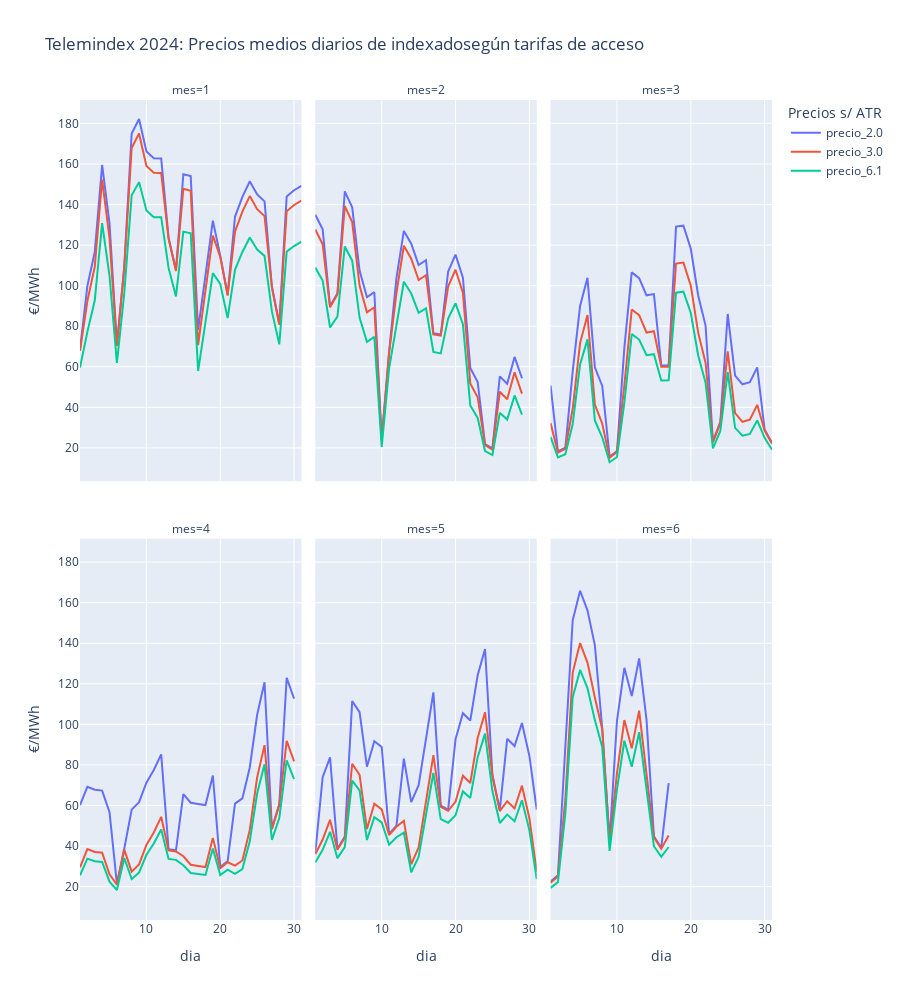

Notebook cell for this chart:
### Markdown cell above
### Graficamos los precios diarios por mes

### Code cell
graf=px.line(dff_dia, x='dia', y=['precio_2.0', 'precio_3.0', 'precio_6.1'], facet_col = 'mes', facet_col_wrap=3,
    height=1000,
    title="Telemindex 2024: Precios medios diarios de indexadosegún tarifas de acceso",
    labels={'value':'€/MWh','variable':'Precios s/ ATR'}
    
    
    )
graf

### Figure 1 — Plotly figure (JSON) as saved in the notebook; plotly's stock layout.template omitted (floating-point values rounded to 4 significant figures)
{"data": [{"hovertemplate": "Precios s/ ATR=precio_2.0<br>mes=1<br>dia=%{x}<br>€/MWh=%{y}<extra></extra>", "legendgroup": "precio_2.0", "line": {"color": "#636efa", "dash": "solid"}, "marker": {"symbol": "circle"}, "mode": "lines", "name": "precio_2.0", "orientation": "v", "showlegend": true, "type": "scatter", "x": [1, 2, 3, 4, 5, 6, 7, 8, 9, 10, 11, 12, 13, 14, 15, 16, 17, 18, 19, 20, 21, 22, 23, 24, 25, 26, 27, 28, 29, 30, 31], "xaxis": "x4", "y": [68.44, 99.83, 116.6, 159.5, 130.6, 70.81, 109.6, 175.0, 182.1, 166.2, 162.8, 162.8, 123.7, 107.8, 155.0, 154.1, 78.16, 104.7, 132.1, 114.8, 95.69, 133.9, 143.8, 151.5, 145.0, 141.6, 99.58, 81.21, 144.0, 147.1, 149.2], "yaxis": "y4"}, {"hovertemplate": "Precios s/ ATR=precio_2.0<br>mes=2<br>dia=%{x}<br>€/MWh=%{y}<extra></extra>", "legendgroup": "precio_2.0", "line": {"color": "#636efa", "dash": "solid"}, "marker": {"symbol": "circle"}, "mode": "lines", "name": "precio_2.0", "orientation": "v", "showlegend": false, "type": "scatter", "x": [1, 2, 3, 4, 5, 6, 7, 8, 9, 10, 11, 12, 13, 14, 15, 16, 17, 18, 19, 20, 21, 22, 23, 24, 25, 26, 27, 28, 29], "xaxis": "x5", "y": [135.0, 127.8, 89.9, 96.23, 146.5, 138.7, 107.5, 94.3, 96.78, 24.27, 67.3, 103.9, 127.0, 120.7, 110.2, 112.6, 76.52, 75.9, 107.0, 115.3, 103.9, 59.38, 52.52, 21.91, 19.75, 55.29, 51.6, 64.85, 54.36], "yaxis": "y5"}, {"hovertemplate": "Precios s/ ATR=precio_2.0<br>mes=3<br>dia=%{x}<br>€/MWh=%{y}<extra></extra>", "legendgroup": "precio_2.0", "line": {"color": "#636efa", "dash": "solid"}, "marker": {"symbol": "circle"}, "mode": "lines", "name": "precio_2.0", "orientation": "v", "showlegend": false, "type": "scatter", "x": [1, 2, 3, 4, 5, 6, 7, 8, 9, 10, 11, 12, 13, 14, 15, 16, 17, 18, 19, 20, 21, 22, 23, 24, 25, 26, 27, 28, 29, 30, 31], "xaxis": "x6", "y": [50.72, 18.3, 20.07, 57.76, 89.99, 103.9, 59.74, 50.53, 15.65, 18.51, 69.42, 106.5, 103.7, 95.22, 95.83, 60.59, 60.57, 129.1, 129.6, 118.2, 95.14, 80.29, 23.29, 32.79, 86.04, 55.62, 51.34, 52.36, 59.69, 29.09, 22.55], "yaxis": "y6"}, {"hovertemplate": "Precios s/ ATR=precio_2.0<br>mes=4<br>dia=%{x}<br>€/MWh=%{y}<extra></extra>", "legendgroup": "precio_2.0", "line": {"color": "#636efa", "dash": "solid"}, "marker": {"symbol": "circle"}, "mode": "lines", "name": "precio_2.0", "orientation": "v", "showlegend": false, "type": "scatter", "x": [1, 2, 3, 4, 5, 6, 7, 8, 9, 10, 11, 12, 13, 14, 15, 16, 17, 18, 19, 20, 21, 22, 23, 24, 25, 26, 27, 28, 29, 30], "xaxis": "x", "y": [60.12, 69.16, 67.78, 67.32, 56.64, 21.47, 38.82, 57.95, 61.6, 71.23, 77.47, 85.21, 38.43, 37.87, 65.6, 61.37, 60.78, 60.22, 74.76, 29.62, 32.55, 60.91, 63.5, 78.73, 104.7, 120.7, 48.81, 60.7, 123.0, 112.7], "yaxis": "y"}, {"hovertemplate": "Precios s/ ATR=precio_2.0<br>mes=5<br>dia=%{x}<br>€/MWh=%{y}<extra></extra>", "legendgroup": "precio_2.0", "line": {"color": "#636efa", "dash": "solid"}, "marker": {"symbol": "circle"}, "mode": "lines", "name": "precio_2.0", "orientation": "v", "showlegend": false, "type": "scatter", "x": [1, 2, 3, 4, 5, 6, 7, 8, 9, 10, 11, 12, 13, 14, 15, 16, 17, 18, 19, 20, 21, 22, 23, 24, 25, 26, 27, 28, 29, 30, 31], "xaxis": "x2", "y": [36.54, 73.91, 83.69, 38.71, 44.63, 111.4, 106.0, 79.13, 91.73, 88.86, 45.98, 50.03, 83.13, 61.62, 69.98, 92.49, 115.8, 59.89, 57.92, 92.63, 105.5, 101.9, 124.3, 137.2, 75.0, 57.79, 92.88, 89.3, 100.7, 84.54, 57.93], "yaxis": "y2"}, {"hovertemplate": "Precios s/ ATR=precio_2.0<br>mes=6<br>dia=%{x}<br>€/MWh=%{y}<extra></extra>", "legendgroup": "precio_2.0", "line": {"color": "#636efa", "dash": "solid"}, "marker": {"symbol": "circle"}, "mode": "lines", "name": "precio_2.0", "orientation": "v", "showlegend": false, "type": "scatter", "x": [1, 2, 3, 4, 5, 6, 7, 8, 9, 10, 11, 12, 13, 14, 15, 16, 17], "xaxis": "x3", "y": [22.42, 25.56, 88.75, 151.3, 165.9, 156.2, 139.1, 98.1, 42.32, 101.9, 127.9, 114.0, 132.6, 102.4, 44.86, 39.19, 70.98], "yaxis": "y3"}, {"hovertemplate": "Precios s/ ATR=precio_3.0<br>mes=1<br>dia=%{x}<br>€/MWh=%{y}<extra></extra>", "legendgroup": "precio_3.0", "line": {"color": "#EF553B", "dash": "solid"}, "marker": {"symbol": "circle"}, "mode": "lines", "name": "precio_3.0", "orientation": "v", "showlegend": true, "type": "scatter", "x": [1, 2, 3, 4, 5, 6, 7, 8, 9, 10, 11, 12, 13, 14, 15, 16, 17, 18, 19, 20, 21, 22, 23, 24, 25, 26, 27, 28, 29, 30, 31], "xaxis": "x4", "y": [67.88, 92.41, 109.3, 152.3, 123.3, 70.25, 109.1, 167.9, 175.0, 159.0, 155.6, 155.6, 123.1, 107.2, 147.8, 146.8, 70.65, 97.35, 124.7, 114.2, 95.13, 126.7, 136.5, 144.2, 137.7, 134.3, 99.02, 80.65, 136.7, 139.8, 141.9], "yaxis": "y4"}, {"hovertemplate": "Precios s/ ATR=precio_3.0<br>mes=2<br>dia=%{x}<br>€/MWh=%{y}<extra></extra>", "legendgroup": "precio_3.0", "line": {"color": "#EF553B", "dash": "solid"}, "marker": {"symbol": "circle"}, "mode": "lines", "name": "precio_3.0", "orientation": "v", "showlegend": false, "type": "scatter", "x": [1, 2, 3, 4, 5, 6, 7, 8, 9, 10, 11, 12, 13, 14, 15, 16, 17, 18, 19, 20, 21, 22, 23, 24, 25, 26, 27, 28, 29], "xaxis": "x5", "y": [127.7, 120.4, 89.34, 95.67, 139.2, 131.3, 100.0, 86.85, 89.36, 23.71, 66.74, 96.44, 119.7, 113.3, 102.8, 105.2, 75.96, 75.34, 99.53, 107.9, 96.49, 51.8, 44.93, 21.35, 19.19, 47.7, 44.01, 57.29, 46.77], "yaxis": "y5"}, {"hovertemplate": "Precios s/ ATR=precio_3.0<br>mes=3<br>dia=%{x}<br>€/MWh=%{y}<extra></extra>", "legendgroup": "precio_3.0", "line": {"color": "#EF553B", "dash": "solid"}, "marker": {"symbol": "circle"}, "mode": "lines", "name": "precio_3.0", "orientation": "v", "showlegend": false, "type": "scatter", "x": [1, 2, 3, 4, 5, 6, 7, 8, 9, 10, 11, 12, 13, 14, 15, 16, 17, 18, 19, 20, 21, 22, 23, 24, 25, 26, 27, 28, 29, 30, 31], "xaxis": "x6", "y": [32.24, 17.74, 19.51, 39.31, 71.68, 85.55, 41.3, 32.04, 15.09, 17.95, 51.04, 88.26, 85.43, 76.9, 77.52, 60.03, 60.01, 110.9, 111.4, 99.92, 76.82, 61.91, 22.73, 32.23, 67.64, 37.16, 32.86, 33.87, 41.23, 28.53, 21.99], "yaxis": "y6"}, {"hovertemplate": "Precios s/ ATR=precio_3.0<br>mes=4<br>dia=%{x}<br>€/MWh=%{y}<extra></extra>", "legendgroup": "precio_3.0", "line": {"color": "#EF553B", "dash": "solid"}, "marker": {"symbol": "circle"}, "mode": "lines", "name": "precio_3.0", "orientation": "v", "showlegend": false, "type": "scatter", "x": [1, 2, 3, 4, 5, 6, 7, 8, 9, 10, 11, 12, 13, 14, 15, 16, 17, 18, 19, 20, 21, 22, 23, 24, 25, 26, 27, 28, 29, 30], "xaxis": "x", "y": [29.49, 38.49, 37.07, 36.67, 26.03, 20.91, 38.26, 27.38, 30.95, 40.54, 46.69, 54.4, 37.87, 37.31, 34.97, 30.76, 30.17, 29.61, 44.02, 29.06, 31.99, 30.32, 32.87, 47.95, 73.79, 89.75, 48.25, 60.14, 91.9, 81.73], "yaxis": "y"}, {"hovertemplate": "Precios s/ ATR=precio_3.0<br>mes=5<br>dia=%{x}<br>€/MWh=%{y}<extra></extra>", "legendgroup": "precio_3.0", "line": {"color": "#EF553B", "dash": "solid"}, "marker": {"symbol": "circle"}, "mode": "lines", "name": "precio_3.0", "orientation": "v", "showlegend": false, "type": "scatter", "x": [1, 2, 3, 4, 5, 6, 7, 8, 9, 10, 11, 12, 13, 14, 15, 16, 17, 18, 19, 20, 21, 22, 23, 24, 25, 26, 27, 28, 29, 30, 31], "xaxis": "x2", "y": [35.98, 43.2, 52.93, 38.15, 44.07, 80.51, 75.15, 48.37, 60.9, 58.07, 45.42, 49.47, 52.43, 30.98, 39.28, 61.63, 84.82, 59.33, 57.36, 61.87, 74.65, 71.07, 93.23, 106.0, 74.44, 57.23, 62.11, 58.52, 69.77, 53.83, 27.35], "yaxis": "y2"}, {"hovertemplate": "Precios s/ ATR=precio_3.0<br>mes=6<br>dia=%{x}<br>€/MWh=%{y}<extra></extra>", "legendgroup": "precio_3.0", "line": {"color": "#EF553B", "dash": "solid"}, "marker": {"symbol": "circle"}, "mode": "lines", "name": "precio_3.0", "orientation": "v", "showlegend": false, "type": "scatter", "x": [1, 2, 3, 4, 5, 6, 7, 8, 9, 10, 11, 12, 13, 14, 15, 16, 17], "xaxis": "x3", "y": [21.86, 25.0, 62.96, 125.5, 140.1, 130.5, 113.3, 97.54, 41.76, 76.1, 102.1, 88.22, 106.8, 76.6, 44.3, 38.63, 45.2], "yaxis": "y3"}, {"hovertemplate": "Precios s/ ATR=precio_6.1<br>mes=1<br>dia=%{x}<br>€/MWh=%{y}<extra></extra>", "legendgroup": "precio_6.1", "line": {"color": "#00cc96", "dash": "solid"}, "marker": {"symbol": "circle"}, "mode": "lines", "name": "precio_6.1", "orientation": "v", "showlegend": true, "type": "scatter", "x": [1, 2, 3, 4, 5, 6, 7, 8, 9, 10, 11, 12, 13, 14, 15, 16, 17, 18, 19, 20, 21, 22, 23, 24, 25, 26, 27, 28, 29, 30, 31], "xaxis": "x4", "y": [59.59, 77.23, 92.65, 130.8, 104.7, 61.86, 96.31, 144.6, 151.1, 137.1, 133.8, 133.8, 108.8, 94.71, 126.6, 125.8, 57.89, 81.68, 106.2, 100.9, 83.99, 107.8, 116.6, 123.7, 117.8, 114.7, 87.31, 71.05, 116.8, 119.5, 121.7], "yaxis": "y4"}, {"hovertemplate": "Precios s/ ATR=precio_6.1<br>mes=2<br>dia=%{x}<br>€/MWh=%{y}<extra></extra>", "legendgroup": "precio_6.1", "line": {"color": "#00cc96", "dash": "solid"}, "marker": {"symbol": "circle"}, "mode": "lines", "name": "precio_6.1", "orientation": "v", "showlegend": false, "type": "scatter", "x": [1, 2, 3, 4, 5, 6, 7, 8, 9, 10, 11, 12, 13, 14, 15, 16, 17, 18, 19, 20, 21, 22, 23, 24, 25, 26, 27, 28, 29], "xaxis": "x5", "y": [108.9, 102.5, 79.36, 84.77, 119.3, 112.3, 84.27, 72.3, 74.75, 20.52, 59.08, 81.01, 101.9, 96.11, 86.61, 88.81, 67.33, 66.61, 83.73, 91.31, 80.99, 40.89, 34.78, 18.43, 16.46, 37.28, 33.96, 45.86, 36.38], "yaxis": "y5"}, {"hovertemplate": "Precios s/ ATR=precio_6.1<br>mes=3<br>dia=%{x}<br>€/MWh=%{y}<extra></extra>", "legendgroup": "precio_6.1", "line": {"color": "#00cc96", "dash": "solid"}, "marker": {"symbol": "circle"}, "mode": "lines", "name": "precio_6.1", "orientation": "v", "showlegend": false, "type": "scatter", "x": [1, 2, 3, 4, 5, 6, 7, 8, 9, 10, 11, 12, 13, 14, 15, 16, 17, 18, 19, 20, 21, 22, 23, 24, 25, 26, 27, 28, 29, 30, 31], "xaxis": "x6", "y": [25.39, 15.3, 16.89, 31.81, 61.14, 73.52, 33.57, 25.23, 12.93, 15.51, 42.42, 76.1, 73.42, 65.67, 66.22, 53.24, 53.31, 96.53, 97.02, 86.54, 65.59, 52.16, 19.76, 28.34, 57.36, 29.89, 25.99, 26.88, 33.51, 24.97, 19.07], "yaxis": "y6"}, {"hovertemplate": "Precios s/ ATR=precio_6.1<br>mes=4<br>dia=%{x}<br>€/MWh=%{y}<extra></extra>", "legendgroup": "precio_6.1", "line": {"color": "#00cc96", "dash": "solid"}, "marker": {"symbol": "circle"}, "mode": "lines", "name": "precio_6.1", "orientation": "v", "showlegend": false, "type": "scatter", "x": [1, 2, 3, 4, 5, 6, 7, 8, 9, 10, 11, 12, 13, 14, 15, 16, 17, 18, 19, 20, 21, 22, 23, 24, 25, 26, 27, 28, 29, 30], "xaxis": "x", "y": [25.56, 33.76, 32.5, 32.17, 22.44, 18.3, 34.12, 23.68, 26.92, 35.69, 41.25, 48.16, 33.64, 33.19, 30.54, 26.73, 26.24, 25.72, 38.73, 25.68, 28.33, 26.31, 28.65, 42.38, 65.9, 80.31, 43.04, 53.82, 82.26, 73.01], "yaxis": "y"}, {"hovertemplate": "Precios s/ ATR=precio_6.1<br>mes=5<br>dia=%{x}<br>€/MWh=%{y}<extra></extra>", "legendgroup": "precio_6.1", "line": {"color": "#00cc96", "dash": "solid"}, "marker": {"symbol": "circle"}, "mode": "lines", "name": "precio_6.1", "orientation": "v", "showlegend": false, "type": "scatter", "x": [1, 2, 3, 4, 5, 6, 7, 8, 9, 10, 11, 12, 13, 14, 15, 16, 17, 18, 19, 20, 21, 22, 23, 24, 25, 26, 27, 28, 29, 30, 31], "xaxis": "x2", "y": [31.92, 38.16, 47.01, 34.02, 39.45, 72.27, 67.4, 42.97, 54.27, 51.69, 40.64, 44.33, 46.6, 27.07, 34.64, 54.92, 76.09, 53.29, 51.5, 55.21, 66.95, 63.73, 83.83, 95.45, 67.0, 51.35, 55.5, 52.23, 62.58, 47.84, 23.72], "yaxis": "y2"}, {"hovertemplate": "Precios s/ ATR=precio_6.1<br>mes=6<br>dia=%{x}<br>€/MWh=%{y}<extra></extra>", "legendgroup": "precio_6.1", "line": {"color": "#00cc96", "dash": "solid"}, "marker": {"symbol": "circle"}, "mode": "lines", "name": "precio_6.1", "orientation": "v", "showlegend": false, "type": "scatter", "x": [1, 2, 3, 4, 5, 6, 7, 8, 9, 10, 11, 12, 13, 14, 15, 16, 17], "xaxis": "x3", "y": [19.36, 22.21, 55.92, 113.4, 126.8, 117.9, 102.1, 88.87, 37.57, 67.99, 91.91, 79.08, 96.11, 68.33, 39.92, 34.65, 39.51], "yaxis": "y3"}], "layout": {"annotations": [{"font": {}, "showarrow": false, "text": "mes=4", "x": 0.16, "xanchor": "center", "xref": "paper", "y": 0.465, "yanchor": "bottom", "yref": "paper"}, {"font": {}, "showarrow": false, "text": "mes=5", "x": 0.5, "xanchor": "center", "xref": "paper", "y": 0.465, "yanchor": "bottom", "yref": "paper"}, {"font": {}, "showarrow": false, "text": "mes=6", "x": 0.84, "xanchor": "center", "xref": "paper", "y": 0.465, "yanchor": "bottom", "yref": "paper"}, {"font": {}, "showarrow": false, "text": "mes=1", "x": 0.16, "xanchor": "center", "xref": "paper", "y": 1.0, "yanchor": "bottom", "yref": "paper"}, {"font": {}, "showarrow": false, "text": "mes=2", "x": 0.5, "xanchor": "center", "xref": "paper", "y": 1.0, "yanchor": "bottom", "yref": "paper"}, {"font": {}, "showarrow": false, "text": "mes=3", "x": 0.84, "xanchor": "center", "xref": "paper", "y": 1.0, "yanchor": "bottom", "yref": "paper"}], "height": 1000, "legend": {"title": {"text": "Precios s/ ATR"}, "tracegroupgap": 0}, "title": {"text": "Telemindex 2024: Precios medios diarios de indexadosegún tarifas de acceso"}, "xaxis": {"anchor": "y", "domain": [0, 0.32], "title": {"text": "dia"}}, "xaxis2": {"anchor": "y2", "domain": [0.34, 0.66], "matches": "x", "title": {"text": "dia"}}, "xaxis3": {"anchor": "y3", "domain": [0.68, 1.0], "matches": "x", "title": {"text": "dia"}}, "xaxis4": {"anchor": "y4", "domain": [0, 0.32], "matches": "x", "showticklabels": false}, "xaxis5": {"anchor": "y5", "domain": [0.34, 0.66], "matches": "x", "showticklabels": false}, "xaxis6": {"anchor": "y6", "domain": [0.68, 1.0], "matches": "x", "showticklabels": false}, "yaxis": {"anchor": "x", "domain": [0, 0.465], "title": {"text": "€/MWh"}}, "yaxis2": {"anchor": "x2", "domain": [0, 0.465], "matches": "y", "showticklabels": false}, "yaxis3": {"anchor": "x3", "domain": [0, 0.465], "matches": "y", "showticklabels": false}, "yaxis4": {"anchor": "x4", "domain": [0.535, 1.0], "matches": "y", "title": {"text": "€/MWh"}}, "yaxis5": {"anchor": "x5", "domain": [0.535, 1.0], "matches": "y", "showticklabels": false}, "yaxis6": {"anchor": "x6", "domain": [0.535, 1.0], "matches": "y", "showticklabels": false}}}
